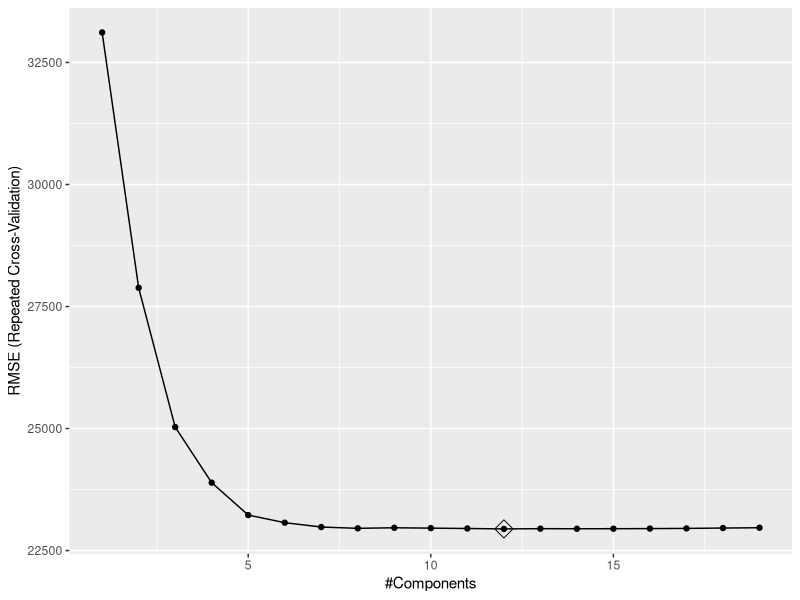
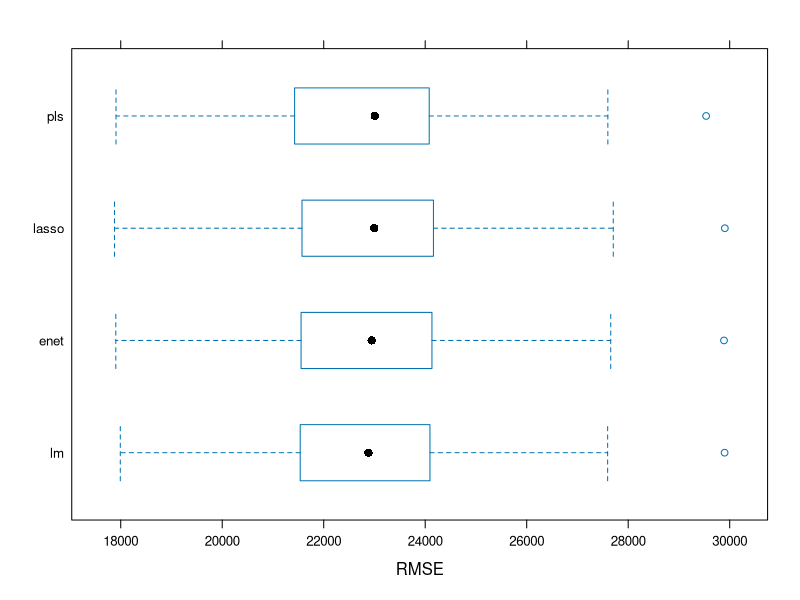

Write R code to recreate these figures, in order.
## ---- chunk 1
library(tidyverse)
library(glmnet)
library(caret)
library(plotmo)

knitr::opts_chunk$set(echo = TRUE, message = FALSE, warning = FALSE)
## ---- chunk 2
# read in test data
test_data = read.csv("data/housing_test.csv") 
# read in training data
train_data = read.csv("data/housing_training.csv")
## ---- chunk 3
set.seed(1)

# training data
x <- model.matrix(Sale_Price ~ ., train_data)[ ,-1]
y <- train_data$Sale_Price

# test data
x2 <- model.matrix(Sale_Price ~ ., test_data)[ ,-1]
y2 <- test_data$Sale_Price

# 10-fold cross-validation repeated 5 times 
## best rule
ctrl1 <- trainControl(method = "repeatedcv", number = 10, repeats = 5)
## 1SE rule
ctrl_1se <- trainControl(method = "repeatedcv", selection = "oneSE", number = 10, repeats = 5)
## ---- chunk 4
set.seed(1)

lm_fit <- train(x, y,
                method = "lm",
                trControl = ctrl1)
## ---- chunk 5
set.seed(1)

lasso_fit <- train(x, y,
                   method = "glmnet",
                   tuneGrid = expand.grid(alpha = 1,
                                          lambda = exp(seq(-1, 5, length = 100))),
                   trControl = ctrl1)
## ---- chunk 6
lasso_fit$bestTune
## ---- chunk 7
set.seed(1)

lasso_fit_pred <- predict(lasso_fit, newdata = x2)

# calculate MSE
mean((lasso_fit_pred - y2)^2)
# calculate RMSE
sqrt(mean((lasso_fit_pred - y2)^2)) 
## ---- chunk 8
set.seed(1)

lasso_fit_1se <- train(x, y,
                   method = "glmnet",
                   tuneGrid = expand.grid(alpha = 1,
                                          lambda = exp(seq(-1, 5, length = 100))),
                   trControl = ctrl_1se)

coef(lasso_fit_1se$finalModel, lasso_fit_1se$bestTune$lambda)
## ---- chunk 9
set.seed(1)

enet_fit <- train(x, y,
                  method = "glmnet",
                  tuneGrid = expand.grid(alpha = seq(0, 1, length = 21), 
                                         lambda = exp(seq(2, -2, length = 50))),
                  trControl = ctrl1)
## ---- chunk 10
enet_fit$bestTune
## ---- chunk 11
set.seed(1)

enet_fit_1se <- train(x, y,
                  method = "glmnet",
                  tuneGrid = expand.grid(alpha = seq(0, 1, length = 21), 
                                         lambda = exp(seq(2, -2, length = 50))),
                  trControl = ctrl_1se)

enet_fit_1se$bestTune
## ---- chunk 12
set.seed(1)

enet_fit_pred <- predict(enet_fit, newdata = x2)

# calculate MSE
mean((enet_fit_pred - y2)^2)
# calculate RMSE
sqrt(mean((enet_fit_pred - y2)^2)) 
## ---- chunk 13
set.seed(1)

pls_fit <- train(x, y,
                 method = "pls",
                 tuneGrid = data.frame(ncomp = 1:19), trControl = ctrl1,
                 preProcess = c("center", "scale"))
## ---- chunk 14
set.seed(1)

pls_fit_pred <- predict(pls_fit, newdata = x2)

# calculate MSE
mean((pls_fit_pred - y2)^2)
# calculate RMSE
sqrt(mean((pls_fit_pred - y2)^2)) 
## ---- chunk 15
ggplot(pls_fit, highlight = TRUE)
## ---- chunk 16
set.seed(1)

resamp <- resamples(list(
  pls = pls_fit,
  enet = enet_fit, 
  lasso = lasso_fit,
  lm = lm_fit)) 

summary(resamp)

bwplot(resamp, metric = "RMSE")
